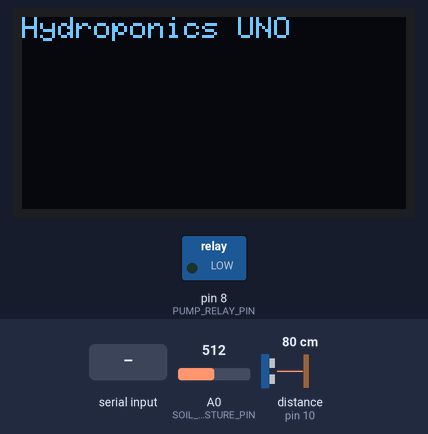
Bench run of a sketch on a simulated Arduino Uno, built with avr-gcc and run on an emulated ATmega328P. Parts: 128×64 one-colour display, switched loads named in the sketch (green lamp = pin HIGH). The test bench sets the inputs (shaded band); at power-on: A0 (SOIL_MOISTURE_PIN) = 512, distance to the obstacle (sensor on pin 10) 80 cm. The echo pulse lasts 58.3 µs per cm; what the sketch prints to the serial monitor is not drawn.

Above: at 1.06 s.
2.3 s: A0 (SOIL_MOISTURE_PIN) set to 689
At 3.3 s:
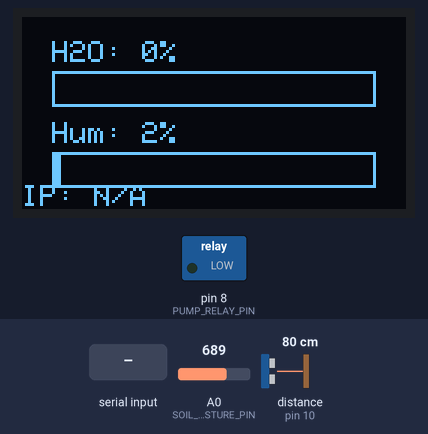
3.9 s: A0 (SOIL_MOISTURE_PIN) set to 715
At 5.1 s:
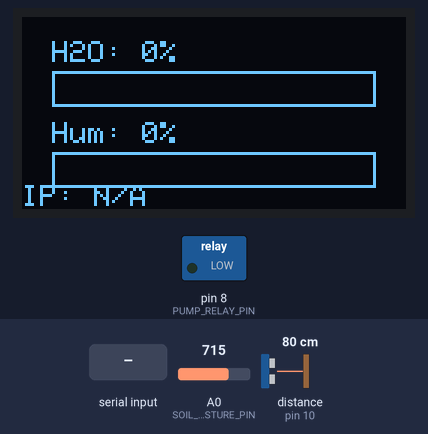
5.5 s: "SET_IP:\n" received over Serial
At 6.9 s:
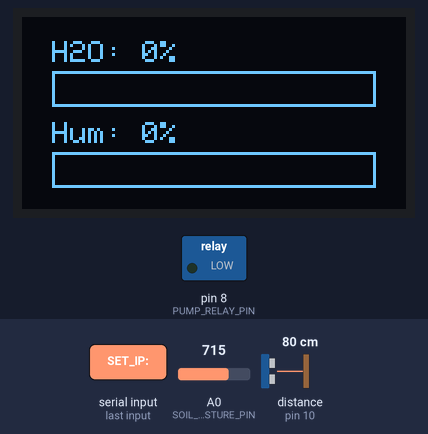
7.2 s: distance to the obstacle (sensor on pin 10) set to 2 cm
At 8.5 s:
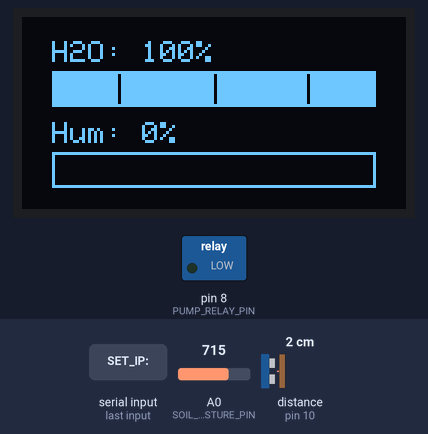
8.8 s: "SET_IP:,45\n" received over Serial
At 9.5 s:
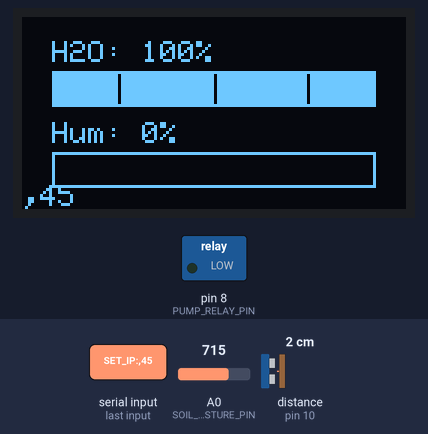
10.4 s: distance to the obstacle (sensor on pin 10) set to 35 cm
At 11.1 s:
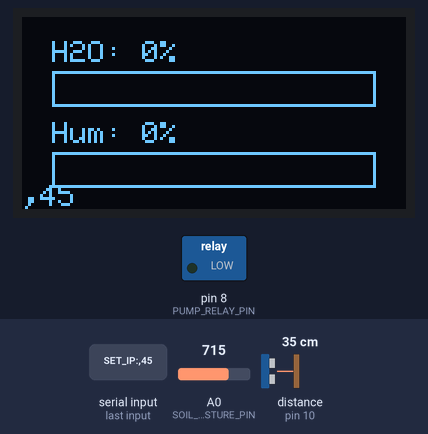
Timing chart, 0 to 12.9 s (numbered marks = the images above; inputs shaded):
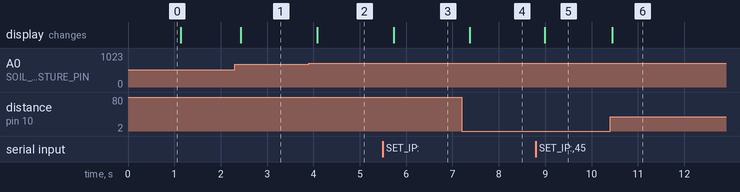

Measured:
- the behaviour switches between 696 and 697 on A0 (SOIL_MOISTURE_PIN) (found by bisection; images 1 and 2)
- after the input at 2.3 s, the display: changes after 0.13 s (image 1)
- after the input at 3.9 s, the display: changes after 0.18 s (image 2)
- after the input at 5.5 s, the display: changes after 0.23 s (image 3)
- after the input at 7.2 s, the display: changes after 0.17 s (image 4)
- after the input at 8.8 s, the display: changes after 0.19 s (image 5)
- after the input at 10.4 s, the display: changes at once (image 6)

The sketch:

arduino_uno_firmware.ino
```cpp
#include <Wire.h>
#include <Adafruit_GFX.h>
#include <Adafruit_SSD1306.h>
#include <NewPing.h> // Libreria più semplice per HC-SR04

// --- Configurazione Display OLED ---
#define SCREEN_WIDTH 128
#define SCREEN_HEIGHT 64
#define OLED_RESET -1 // Reset pin # (or -1 if sharing Arduino reset pin)
Adafruit_SSD1306 display(SCREEN_WIDTH, SCREEN_HEIGHT, &Wire, OLED_RESET);

// --- Configurazione HC-SR04 (Livello Acqua) ---
#define TRIGGER_PIN 9
#define ECHO_PIN 10
#define MAX_DISTANCE_CM 50 // Distanza massima che il sensore può misurare (regola in base al vaso)
NewPing sonar(TRIGGER_PIN, ECHO_PIN, MAX_DISTANCE_CM);
// Calibrazione livello acqua (distanza in cm dal sensore)
const int DISTANCE_EMPTY_CM = 25; // Esempio: sensore a 25cm dal fondo quando il vaso è vuoto
const int DISTANCE_FULL_CM = 5;  // Esempio: sensore a 5cm dal pelo dell'acqua quando è pieno

// --- Configurazione Sensore Umidità Suolo ---
#define SOIL_MOISTURE_PIN A0
// Calibrazione umidità (valori ADC grezzi)
const int MOISTURE_DRY_ADC = 700; // Valore ADC quando il sensore è asciutto (in aria)
const int MOISTURE_WET_ADC = 300; // Valore ADC quando il sensore è bagnato (in acqua)

// --- Configurazione Relè Pompa ---
#define PUMP_RELAY_PIN 8

// --- Variabili di Stato e Ciclo Irrigazione ---
int waterLevelPercent = 0;
int soilMoisturePercent = 0;
String ipAddress = "IP: N/A"; // Ricevuto da ESP8266

unsigned long pumpOnDurationMs = 0; // 0 significa controllo manuale o nessuna impostazione
unsigned long pumpOffIntervalMs = 1000 * 60 * 20; // Default: 20 minuti spenta (non usato se pumpOnDurationMs è 0)

unsigned long lastPumpActionTime = 0;
bool pumpIsOn = false;
bool cycleActive = false;

unsigned long lastDataSendTime = 0;
const unsigned long DATA_SEND_INTERVAL = 2000; // Invia dati all'ESP ogni 2 secondi

void setup() {
  Serial.begin(115200); // Per comunicazione con ESP8266

  // Inizializza OLED
  if (!display.begin(SSD1306_SWITCHCAPVCC, 0x3C)) { // Indirizzo I2C potrebbe essere 0x3D
    // Serial.println(F("SSD1306 allocation failed")); // Non possiamo usare Serial per debug qui
    for (;;); // Non continuare, loop infinito
  }
  display.clearDisplay();
  display.setTextSize(1);
  display.setTextColor(SSD1306_WHITE);
  display.setCursor(0, 0);
  display.println("Hydroponics UNO");
  display.display();
  delay(1000);

  pinMode(PUMP_RELAY_PIN, OUTPUT);
  digitalWrite(PUMP_RELAY_PIN, LOW); // Pompa spenta all'inizio (LOW potrebbe attivare alcuni relè, verifica!)

  lastPumpActionTime = millis();
}

void loop() {
  unsigned long currentTime = millis();

  readSensors();
  updateOLED();
  handlePumpCycle(currentTime);
  handleSerialCommunication(currentTime);

  delay(100); // Breve pausa per stabilità
}

void readSensors() {
  // Lettura Livello Acqua
  delay(50); // Attendi ping (circa 29ms a ping)
  unsigned int distanceCm = sonar.ping_cm();
  if (distanceCm == 0) distanceCm = MAX_DISTANCE_CM; // Se fuori range, consideralo vuoto

  waterLevelPercent = map(distanceCm, DISTANCE_EMPTY_CM, DISTANCE_FULL_CM, 0, 100);
  waterLevelPercent = constrain(waterLevelPercent, 0, 100);

  // Lettura Umidità Suolo
  int moistureRaw = analogRead(SOIL_MOISTURE_PIN);
  soilMoisturePercent = map(moistureRaw, MOISTURE_DRY_ADC, MOISTURE_WET_ADC, 0, 100);
  soilMoisturePercent = constrain(soilMoisturePercent, 0, 100);
}

void drawBar(int x, int y, int width, int height, int percent, const char* label) {
  display.setTextSize(1);
  display.setTextColor(SSD1306_WHITE);
  display.setCursor(x, y - 10);
  display.print(label);
  display.print(percent);
  display.print("%");

  display.drawRect(x, y, width, height, SSD1306_WHITE);
  int barWidth = map(percent, 0, 100, 0, width - 2); // -2 per i bordi
  if (percent > 0) {
    display.fillRect(x + 1, y + 1, barWidth, height - 2, SSD1306_WHITE);
  }

  // Segmenti per 20%, 50%, 80%
  int seg20 = map(20, 0, 100, 0, width - 2);
  int seg50 = map(50, 0, 100, 0, width - 2);
  int seg80 = map(80, 0, 100, 0, width - 2);

  display.drawFastVLine(x + 1 + seg20, y + 1, height - 2, SSD1306_BLACK);
  display.drawFastVLine(x + 1 + seg50, y + 1, height - 2, SSD1306_BLACK);
  display.drawFastVLine(x + 1 + seg80, y + 1, height - 2, SSD1306_BLACK);
}


void updateOLED() {
  display.clearDisplay();

  // Barra Livello Acqua (al centro)
  int barWidth = SCREEN_WIDTH - 20;
  int barHeight = 12;
  int barX = (SCREEN_WIDTH - barWidth) / 2;
  int waterBarY = 18; // Posizione Y per la barra dell'acqua
  drawBar(barX, waterBarY, barWidth, barHeight, waterLevelPercent, "H2O: ");

  // Barra Umidità Suolo (sotto quella dell'acqua)
  int moistureBarY = waterBarY + barHeight + 15; // Posizione Y per la barra dell'umidità
  drawBar(barX, moistureBarY, barWidth, barHeight, soilMoisturePercent, "Hum: ");

  // Visualizza IP Address (in basso)
  display.setTextSize(1);
  display.setTextColor(SSD1306_WHITE);
  display.setCursor(0, SCREEN_HEIGHT - 8); // In basso
  display.println(ipAddress);

  display.display();
}

void handlePumpCycle(unsigned long currentTime) {
  if (!cycleActive || pumpOnDurationMs == 0) { // Se ciclo non attivo o durata ON è zero
    // digitalWrite(PUMP_RELAY_PIN, LOW); // Assicura che la pompa sia spenta se non c'è ciclo
    // pumpIsOn = false; // Potrebbe essere controllata manualmente o da altra logica
    return;
  }

  if (pumpIsOn) {
    if (currentTime - lastPumpActionTime >= pumpOnDurationMs) {
      digitalWrite(PUMP_RELAY_PIN, LOW); // Spegni pompa (o HIGH se il relè è active-low)
      pumpIsOn = false;
      lastPumpActionTime = currentTime;
      // Serial.println("PUMP_OFF_CYCLE_END"); // Debug per ESP
    }
  } else { // Pompa è spenta, in attesa dell'intervallo
    if (currentTime - lastPumpActionTime >= pumpOffIntervalMs) {
      digitalWrite(PUMP_RELAY_PIN, HIGH); // Accendi pompa (o LOW se il relè è active-low)
      pumpIsOn = true;
      lastPumpActionTime = currentTime;
      // Serial.println("PUMP_ON_CYCLE_START"); // Debug per ESP
    }
  }
}

void handleSerialCommunication(unsigned long currentTime) {
  // Ricezione comandi da ESP8266
  if (Serial.available() > 0) {
    String command = Serial.readStringUntil('\n');
    command.trim();

    if (command.startsWith("SET_CYCLE:")) {
      // Formato: SET_CYCLE:ON_MIN,OFF_MIN
      // Esempio: SET_CYCLE:2,10 (2 minuti ON, ogni 10 minuti di OFF)
      int firstComma = command.indexOf(',');
      int secondComma = command.indexOf(',', firstComma + 1); // Non c'è una seconda virgola qui
                                                              // Correggo: la stringa è SET_CYCLE:ON_DURATION,OFF_INTERVAL

      String onDurationStr = command.substring(10, firstComma); // "SET_CYCLE:" ha 10 caratteri
      String offIntervalStr = command.substring(firstComma + 1);

      pumpOnDurationMs = onDurationStr.toInt() * 1000L * 60L; // Converti minuti in ms
      pumpOffIntervalMs = offIntervalStr.toInt() * 1000L * 60L; // Converti minuti in ms

      if (pumpOnDurationMs > 0 && pumpOffIntervalMs > 0) {
        cycleActive = true;
        pumpIsOn = false; // Forza lo stato iniziale a OFF, così parte con l'intervallo OFF
        digitalWrite(PUMP_RELAY_PIN, LOW); // Assicura che la pompa sia spenta
        lastPumpActionTime = currentTime; // Resetta il timer del ciclo
        Serial.print("ACK_CYCLE:");
        Serial.print(pumpOnDurationMs / (1000L * 60L));
        Serial.print(",");
        Serial.println(pumpOffIntervalMs / (1000L * 60L));
      } else {
        cycleActive = false;
        digitalWrite(PUMP_RELAY_PIN, LOW); // Spegni pompa se il ciclo non è valido
        Serial.println("ERR_CYCLE_INVALID");
      }
    } else if (command.startsWith("GET_DATA")) {
        sendDataToESP();
    } else if (command.startsWith("SET_IP:")) {
        ipAddress = command.substring(7); // "SET_IP:" ha 7 caratteri
    } else if (command.startsWith("PUMP_ON")) {
        digitalWrite(PUMP_RELAY_PIN, HIGH);
        pumpIsOn = true;
        cycleActive = false; // Controllo manuale disattiva il ciclo automatico
        Serial.println("ACK_PUMP_ON");
    } else if (command.startsWith("PUMP_OFF")) {
        digitalWrite(PUMP_RELAY_PIN, LOW);
        pumpIsOn = false;
        cycleActive = false; // Controllo manuale disattiva il ciclo automatico
        Serial.println("ACK_PUMP_OFF");
    }
  }

  // Invio dati a ESP8266 periodicamente
  if (currentTime - lastDataSendTime >= DATA_SEND_INTERVAL) {
    sendDataToESP();
    lastDataSendTime = currentTime;
  }
}

void sendDataToESP() {
    // Formato: DATA:WATER_PCT,MOISTURE_PCT,PUMP_STATUS(0 o 1),CYCLE_ACTIVE(0 o 1),ON_MIN,OFF_MIN
    Serial.print("DATA:");
    Serial.print(waterLevelPercent);
    Serial.print(",");
    Serial.print(soilMoisturePercent);
    Serial.print(",");
    Serial.print(pumpIsOn ? "1" : "0");
    Serial.print(",");
    Serial.print(cycleActive ? "1" : "0");
    Serial.print(",");
    Serial.print(pumpOnDurationMs / (1000L * 60L));
    Serial.print(",");
    Serial.println(pumpOffIntervalMs / (1000L * 60L));
}
```
